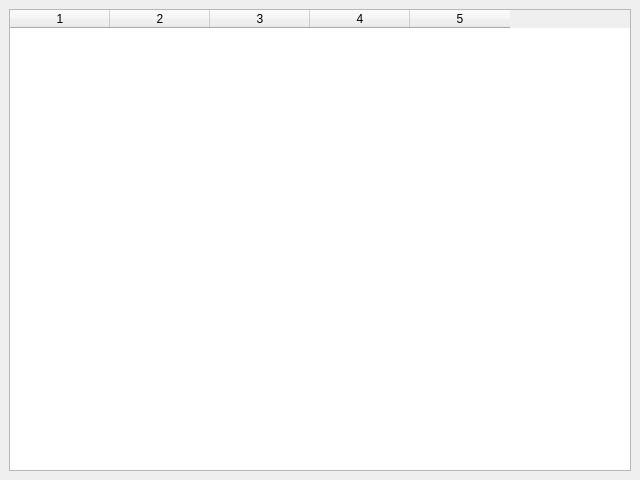
<ui version="4.0" >
 <class>SearchResults</class>
 <widget class="QDockWidget" name="SearchResults" >
  <property name="geometry" >
   <rect>
    <x>0</x>
    <y>0</y>
    <width>640</width>
    <height>480</height>
   </rect>
  </property>
  <property name="allowedAreas" >
   <set>Qt::BottomDockWidgetArea|Qt::TopDockWidgetArea</set>
  </property>
  <property name="windowTitle" >
   <string>Search Results</string>
  </property>
  <widget class="QWidget" name="dockWidgetContents" >
   <property name="geometry" >
    <rect>
     <x>0</x>
     <y>26</y>
     <width>640</width>
     <height>454</height>
    </rect>
   </property>
   <layout class="QGridLayout" name="gridLayout" >
    <item row="0" column="0" >
     <widget class="QTableWidget" name="table" >
      <property name="editTriggers" >
       <set>QAbstractItemView::NoEditTriggers</set>
      </property>
      <property name="alternatingRowColors" >
       <bool>true</bool>
      </property>
      <property name="selectionMode" >
       <enum>QAbstractItemView::SingleSelection</enum>
      </property>
      <property name="selectionBehavior" >
       <enum>QAbstractItemView::SelectRows</enum>
      </property>
      <property name="showGrid" >
       <bool>false</bool>
      </property>
      <property name="columnCount" >
       <number>5</number>
      </property>
      <column/>
      <column/>
      <column/>
      <column/>
      <column/>
     </widget>
    </item>
   </layout>
  </widget>
 </widget>
 <resources/>
 <connections/>
</ui>
